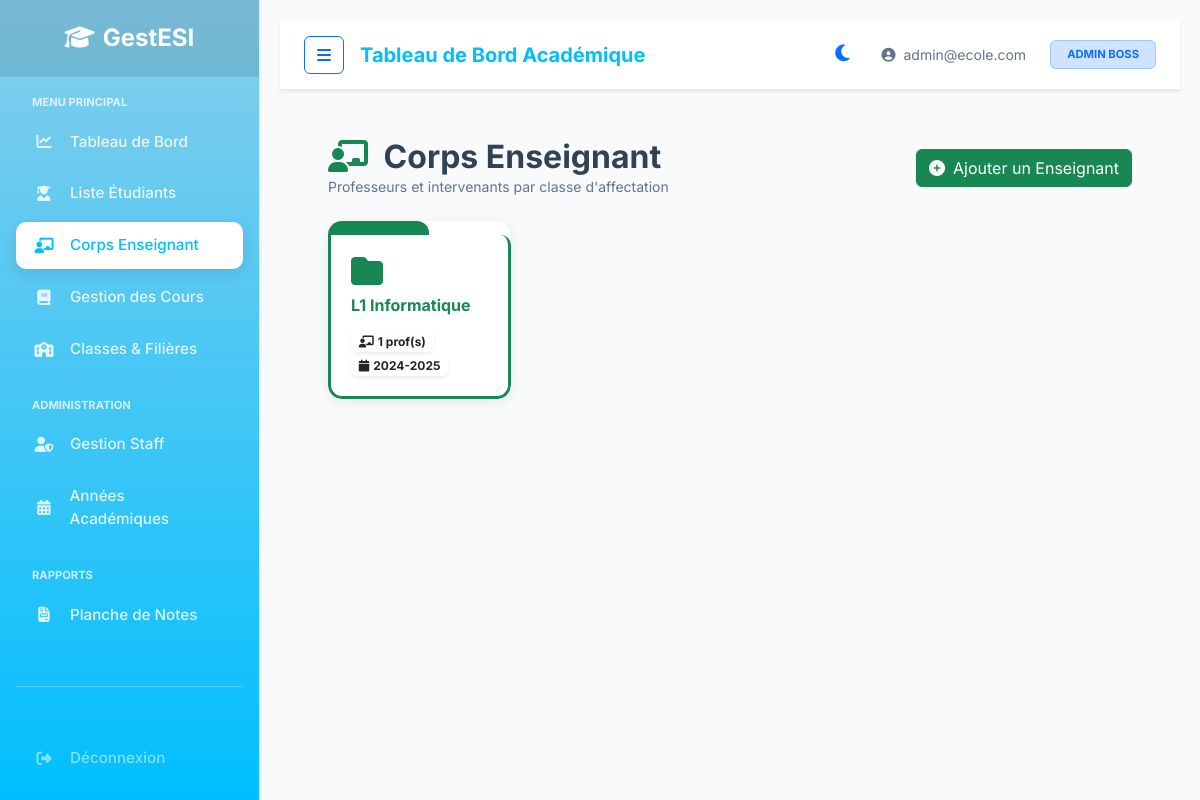
The app's page /index.php?url=teacher/index (signed in) with its own data.
### tables this page shows
CREATE TABLE IF NOT EXISTS classe (
    id_classe INT AUTO_INCREMENT PRIMARY KEY,
    nom_classe VARCHAR(100) NOT NULL,
    niveau VARCHAR(100),
    fk_annee INT NOT NULL,
    FOREIGN KEY (fk_annee) REFERENCES annee_academique(id_annee) ON DELETE CASCADE
);

CREATE TABLE IF NOT EXISTS annee_academique (
    id_annee INT AUTO_INCREMENT PRIMARY KEY,
    libelle VARCHAR(50) NOT NULL UNIQUE,
    est_active TINYINT(1) DEFAULT 0
);

### app/Controllers/TeacherController.php (called while the page is built, shortened)
<?php
class TeacherController extends Controller {
    public function index() {
        $db = Database::getInstance();
        $teachers = $db->query("SELECT p.*, u.email FROM professeur p JOIN utilisateur u ON p.fk_user = u.id_user")->fetchAll();
        $id_classe = ($_SESSION['role'] === 'responsable') ? ($_SESSION['id_classe'] ?? null) : null;
        $sqlClasses = "
            SELECT DISTINCT cl.id_classe, cl.nom_classe, cl.niveau,
                   aa.libelle AS annee_libelle
            FROM classe cl
            JOIN affectation_cours ac ON cl.id_classe = ac.fk_classe
            JOIN professeur p ON ac.fk_prof = p.id_prof
            JOIN annee_academique aa ON cl.fk_annee = aa.id_annee
        ";
        if ($id_classe) {
            $sqlClasses .= " WHERE cl.id_classe = ? ";
            $sqlClasses .= " ORDER BY aa.libelle DESC, cl.nom_classe ";
            $stmtCl = $db->prepare($sqlClasses);
            $stmtCl->execute([$id_classe]);
        } else {
            $sqlClasses .= " ORDER BY aa.libelle DESC, cl.nom_classe ";
            $stmtCl = $db->query($sqlClasses);
        }
        $classesprofs = $stmtCl->fetchAll();
        $profsByClass = [];
        foreach ($classesprofs as $cl) {
            $stmt = $db->prepare("
                SELECT DISTINCT p.*, u.email, co.libelle AS cours_libelle, co.ue_nom
                FROM professeur p
                JOIN utilisateur u ON p.fk_user = u.id_user
                JOIN affectation_cours ac ON p.id_prof = ac.fk_prof
                JOIN cours co ON ac.fk_cours = co.id_cours
                WHERE ac.fk_classe = ?
                ORDER BY p.nom
            ");
            $stmt->execute([$cl->id_classe]);
            $profsByClass[$cl->id_classe] = $stmt->fetchAll();
        }
        $this->view('teacher/index', [
            'teachers'    => $teachers,
            'classesprofs' => $classesprofs,
            'profsByClass' => $profsByClass
        ]);
    }
}

### app/Core/Router.php (called while the page is built, shortened)
<?php
class Router {
    protected $method = 'index';
    public function __construct() {
        $url = $this->parseUrl();
        if (isset($url[0]) && file_exists('../app/Controllers/' . ucfirst($url[0]) . 'Controller.php')) {
            unset($url[0]);
        }
        $this->controller = new $controllerClass;
        if (isset($url[1])) {
            if (method_exists($this->controller, $url[1])) {
                $this->method = $url[1];
                unset($url[1]);
            }
        }
        $this->params = $url ? array_values($url) : [];
        call_user_func_array([$this->controller, $this->method], $this->params);
    }
    public function parseUrl() {
        if (isset($_GET['url'])) {
            return explode('/', filter_var(rtrim($_GET['url'], '/'), FILTER_SANITIZE_URL));
        }
        return [];
    }
}

### public/index.php (called while the page is built, shortened)
<?php
$app = new Router();

### app/Views/teacher/index.php (the view, shortened to what this page needs)
<?php require_once '../app/Views/layout/header.php'; ?>
<div class="row align-items-center mb-4">
    <div class="col">
        <h2 class="fw-bold mb-0"><i class="fas fa-chalkboard-teacher text-success me-2"></i> Corps Enseignant</h2>
        <p class="text-muted small mb-0">Professeurs et intervenants par classe d'affectation</p>
    </div>
    <div class="col-auto">
        <a href="<?php echo BASE_URL; ?>/index.php?url=teacher/create" class="btn btn-success d-flex align-items-center">
            <i class="fas fa-plus-circle me-2"></i> Ajouter un Enseignant
        </a>
    </div>
</div>
<?php if (!empty($classesprofs)): ?>
<div class="row g-4 mb-4">
    <?php foreach($classesprofs as $ci => $cl):
        $c = $ci % 5;
        $folderId = 'prof-panel-' . $cl->id_classe;
        $count = count($profsByClass[$cl->id_classe] ?? []);
    ?>
    <div class="col-6 col-md-4 col-lg-3">
        <div class="folder-card" onclick="openFolder('<?php echo $folderId; ?>')">
            <div class="folder-top folder-top-<?php echo $c; ?>"></div>
            <div class="folder-body folder-color-<?php echo $c; ?>">
                <div>
                    <i class="fas fa-folder fa-2x mb-2"></i>
                    <div class="fw-bold fs-6 lh-sm"><?php echo htmlspecialchars($cl->nom_classe); ?></div>
                </div>
                <div class="mt-3 d-flex gap-1 flex-wrap">
                    <span class="badge bg-white text-dark shadow-sm">
                        <i class="fas fa-chalkboard-teacher me-1"></i><?php echo $count; ?> prof(s)
                    </span>
                    <span class="badge bg-white text-dark shadow-sm">
                        <i class="fas fa-calendar me-1"></i><?php echo htmlspecialchars($cl->annee_libelle); ?>
                    </span>
                </div>
            </div>
        </div>
    </div>
    <?php endforeach; ?>
</div>
<?php endif; ?>
<?php require_once '../app/Views/layout/footer.php'; ?>

### public/css/style.css (style rules this page uses)
:root { --primary-color: #00BFFF; --secondary-color: #87CEEB; --accent-color: #0097a7; --body-bg: #f8fafc; --card-bg: #ffffff; --navbar-bg: #ffffff; --sidebar-gradient: linear-gradient(180deg, #87CEEB 0%, #00BFFF 100%); --text-main: #334155; --text-muted: #64748b; --text-on-primary: #ffffff; --border-color: #e2e8f0; --input-bg: #ffffff; --table-header-bg: #2c3e50; --table-hover: #f1f5f9; }
body { font-family: 'Inter', 'Segoe UI', sans-serif; background-color: var(--body-bg); color: var(--text-main); transition: background-color 0.3s ease, color 0.3s ease; }
.text-muted { color: var(--text-muted) !important; }
.folder-card { background-color: var(--card-bg) !important; transition: all 0.2s ease; }

### app/Views/teacher/index.php (style rules this page uses)
.folder-card { border: none; border-radius: 14px; cursor: pointer; transition: all 0.25s ease; overflow: hidden; box-shadow: 0 3px 12px rgba(0,0,0,0.08); }
.folder-top { height: 14px; border-radius: 8px 12px 0 0; width: 55%; }
.folder-body { padding: 20px; border-radius: 0 10px 14px 14px; border: 3px solid; border-top: none; min-height: 130px; }
.folder-color-0 { color: #198754; border-color: #198754; }
.folder-top-0 { background: #198754; }

### records on screen
classe: nom_classe "L1 Informatique", id_classe "1", fk_annee.libelle "2024-2025"

### other values on screen
APP_NAME "GestESI"
$_SESSION['email'] "admin@ecole.com"
$roles[$_SESSION['role']] "ADMIN BOSS"
